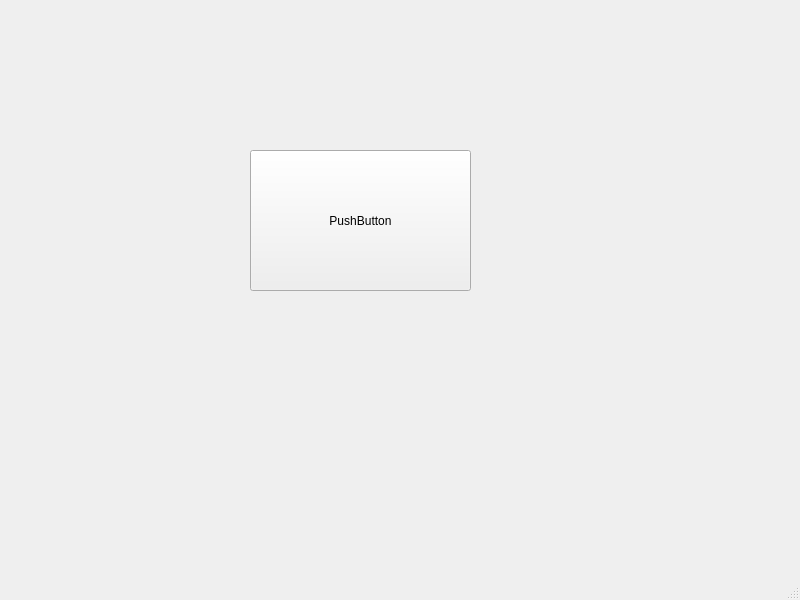
<?xml version="1.0" encoding="UTF-8"?>
<ui version="4.0">
 <class>MainWindow</class>
 <widget class="QMainWindow" name="MainWindow">
  <property name="geometry">
   <rect>
    <x>0</x>
    <y>0</y>
    <width>800</width>
    <height>600</height>
   </rect>
  </property>
  <property name="windowTitle">
   <string>MainWindow</string>
  </property>
  <widget class="QWidget" name="centralwidget">
   <widget class="QPushButton" name="pushButton">
    <property name="geometry">
     <rect>
      <x>250</x>
      <y>150</y>
      <width>221</width>
      <height>141</height>
     </rect>
    </property>
    <property name="text">
     <string>PushButton</string>
    </property>
   </widget>
  </widget>
  <widget class="QMenuBar" name="menubar">
   <property name="geometry">
    <rect>
     <x>0</x>
     <y>0</y>
     <width>800</width>
     <height>26</height>
    </rect>
   </property>
  </widget>
  <widget class="QStatusBar" name="statusbar"/>
 </widget>
 <resources/>
 <connections/>
</ui>
